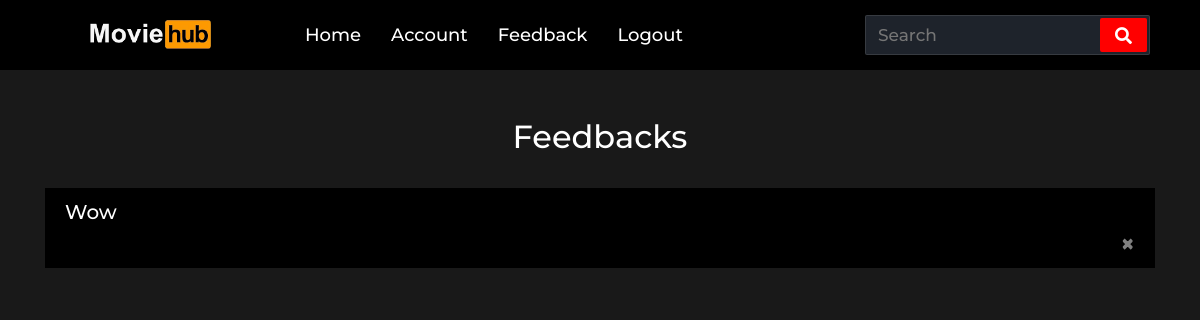
The page /user_feedback on the database as committed earlier.
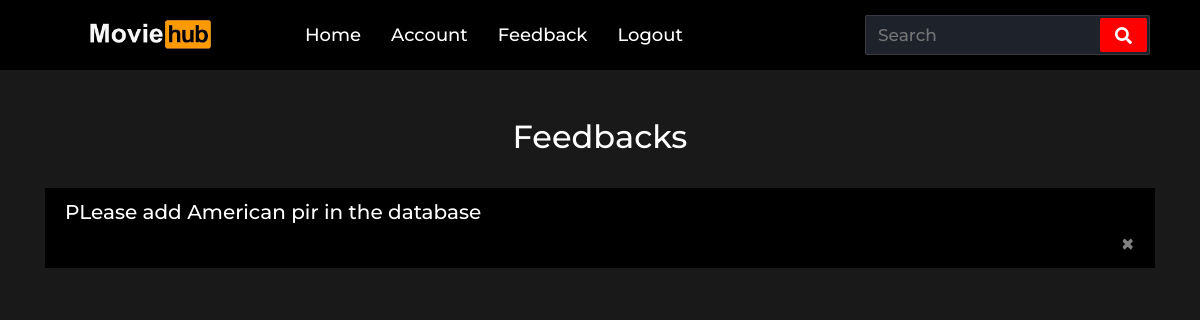
The same page on the database as committed later.
### website/models.py (models this page shows)
class Note(db.Model):
    id = db.Column(db.Integer, primary_key=True)
    data = db.Column(db.String(10000))
    date = db.Column(db.DateTime(timezone=True), default=func.now())
    user_id = db.Column(db.Integer, db.ForeignKey('user.id'))

### website/views.py (the view)
@views.route('/user_feedback', methods = ["GET", "POST"])
def user_feed():
    note = Note.query.all()
    user_list = []
    if len(note)==0:
        note = 0
    else:
        pass
    return render_template('user_feedback.html', notes = note)

### website/templates/user_feedback.html
{% extends "base.html" %} {% block title %}User Feedback{% endblock %}
{% block css %}
<link rel="stylesheet" href="{{ url_for('static', filename='css/home.css')}}">
<link rel="stylesheet" href="static/css/footer.css">
<link rel="stylesheet" href="static/css/user_feedback.css">
{% endblock %}
{% block auth %}
<div class="nav-items">
    <li><a href="/manager">Home</a></li>
    <li><a href="/manager/account">Account</a></li>
    <li><a href="/user_feedback">Feedback</a></li>
    <li><a href="/logout">Logout</a></li>
</div>
{% endblock %}
{% block content %}
<br>
<br>
<h2 align="center">Feedbacks</h2>
<br>
{% if notes == 0 %}
<h6>No feedback to display</h6>
{% else %}
<ul class="list-group list-group-flush" id="notes">
  {% for note in notes %}
  <li class="list-group-item">
    <h5>{{ note.data }}</h5>
    <form method="POST">
    <a href="/delete-note/{{note.id}}">
    <button type="button" class="close">
      <span aria-hidden="true">&times;</span>
    </button>
  </a>
</form>
  </li>
  {% endfor %}
</ul>
{% endif %}
{% endblock %}

Rows that differ between the two databases and show on the page:
removed Note: data "Wow"
added Note: data "PLease add American pir in the database"
